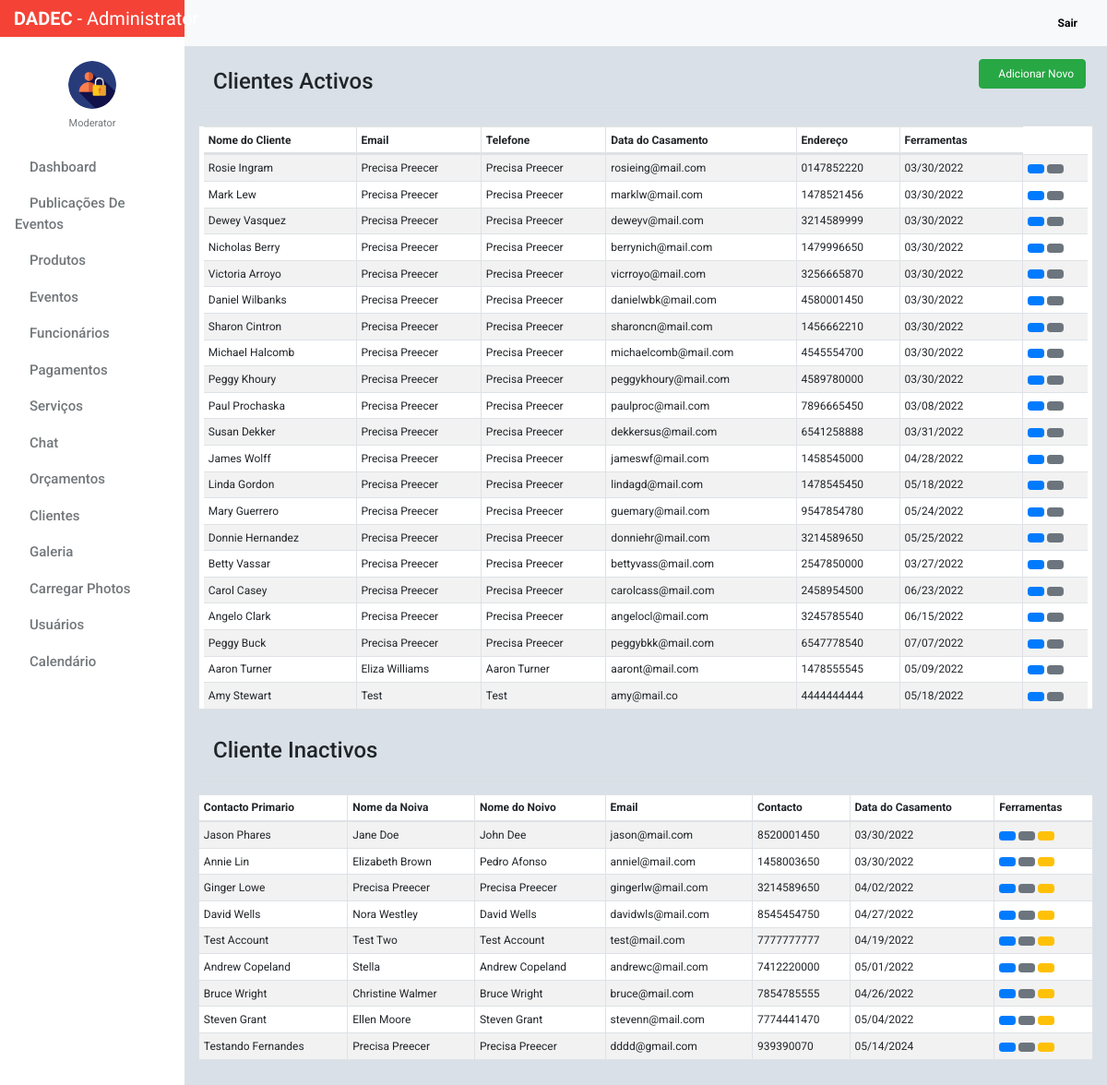
Page /admin/client.php (signed in) on the committed database.
### tables this page shows
CREATE TABLE `tbl_usuarios` (
  `id` int(11) NOT NULL,
  `nome` varchar(100) NOT NULL,
  `genero` enum('m','f') NOT NULL,
  `usuario` varchar(50) NOT NULL,
  `password` varchar(50) NOT NULL,
  `email` varchar(100) NOT NULL,
  `designacao` varchar(100) NOT NULL,
  `endereco` text NOT NULL,
  `nivel_acesso` enum('0','1','2') NOT NULL,
  `foto` varchar(100) NOT NULL,
  `data_criacao` varchar(100) NOT NULL,
  `last_seen` datetime DEFAULT current_timestamp()
);

CREATE TABLE `tblaccounts_detail` (
  `id` int(11) NOT NULL,
  `user_id` int(11) NOT NULL,
  `firstname` varchar(32) NOT NULL,
  `lastname` varchar(32) NOT NULL,
  `phone` varchar(20) NOT NULL,
  `city` varchar(50) NOT NULL,
  `datetime_created` timestamp NOT NULL DEFAULT current_timestamp(),
  `description` text NOT NULL,
  `location` text NOT NULL,
  `expectation_visitor` varchar(100) NOT NULL,
  `cash_advanced` decimal(10,2) NOT NULL,
  `status` varchar(100) NOT NULL DEFAULT 'pending',
  `date_signed` datetime NOT NULL
);

CREATE TABLE `tblweddingbook` (
  `booking_id` int(11) NOT NULL,
  `user_id` int(11) NOT NULL,
  `bride` varchar(32) NOT NULL,
  `groom` varchar(32) NOT NULL,
  `wedding_type` int(11) NOT NULL,
  `user_email` varchar(100) NOT NULL,
  `wedding_date` varchar(100) NOT NULL,
  `organizer_id` int(11) NOT NULL
);

### admin/include/database.php (called while the page is built, shortened)
<?php
class Database
{
    public $connection;
    public function open_connection()
    {
        $this->connection = mysqli_connect(DB_HOST, DB_USER, DB_PASS, DB_NAME);
    }
    public function query($sql)
    {
        $result = mysqli_query($this->connection, $sql);
        return $result;
    }
}
$db = new Database();
?>

### admin/include/Booking.php (called while the page is built, shortened)
<?php
class Booking extends DB_Object
{
    public static function getBooking() {
        global $db;
        $sql = "SELECT * FROM tblaccounts_detail INNER JOIN tblweddingbook ON tblweddingbook.user_id = tblaccounts_detail.user_id WHERE tblaccounts_detail.status = 'Pendente' ORDER BY booking_id ASC";
        $result_set = $db->query($sql);
        $the_object_array = array();
        while($row = mysqli_fetch_array($result_set)) {
            $the_object_array[] = static::instantiation($row);
        }
        return $the_object_array;
    }
     public static function ConfirmedBooking() {
        global $db;
        $sql = "SELECT * FROM tblaccounts_detail INNER JOIN tblweddingbook ON tblweddingbook.user_id = tblaccounts_detail.user_id WHERE tblaccounts_detail.status = 'confirm' ORDER BY booking_id ASC";
        $result_set = $db->query($sql);
        $the_object_array = array();
        while($row = mysqli_fetch_array($result_set)) {
            $the_object_array[] = static::instantiation($row);
        }
        return $the_object_array;
    }
}
?>

### admin/include/db_object.php (called while the page is built, shortened)
<?php
class DB_Object
{
    public static function find_by_id($id) {
        $the_result_array = static::find_by_query("SELECT * FROM " . static::$db_table . " WHERE id = $id ORDER BY id DESC  LIMIT 1 ");
        return !empty($the_result_array) ? array_shift($the_result_array) : false;
    }
    public static function find_by_query($sql) {
        global $db;
        $result_set = $db->query($sql);
        $the_object_array = array();
        while($row = mysqli_fetch_array($result_set)) {
            $the_object_array[] = static::instantiation($row);
        }
        return $the_object_array;
    }
    public static function instantiation($the_record){
        $the_object = new $calling_class;
        foreach($the_record as $the_attribute => $value)
        {
            if($the_object->has_the_attribute($the_attribute)) {
                $the_object->$the_attribute = $value;
            }
        }
        return $the_object;
    }
    private function has_the_attribute($the_attribute) {
        $object_properties = get_object_vars($this);
        return array_key_exists($the_attribute, $object_properties);
    }
}
?>

### admin/include/Users.php (called while the page is built, shortened)
<?php
class Users extends DB_Object
{
    public $foto;
    public $upload_directory = "upload/users";
    public $image_placeholder = "http://placehold.it/64x64&text=images";
    public function profile_picture_picture() {
        return empty($this->foto) ? $this->image_placeholder : $this->upload_directory. '/' .$this->foto;
    }
}
?>

### admin/client.php (the view, shortened to what this page needs)
<?php
     $booking =  Booking::getBooking();
     $booking_confirm =  Booking::ConfirmedBooking();
?>
<?php $users_profile = Users::find_by_id($_SESSION['id']); ?>
<!doctype html>
<html lang="pt">
<head>
    <link href="css/bootstrap.min.css" rel="stylesheet">
    <link href="css/dashboard.css" rel="stylesheet">
    <link href="css/dataTables.bootstrap4.min.css" rel="stylesheet">
    <link rel="stylesheet" type="text/css"
          href="https://cdn.materialdesignicons.com/2.1.19/css/materialdesignicons.min.css">
</head>
<body>
<?php include_once 'include/sidebar.php'; ?>
<div class="d-flex justify-content-between flex-wrap flex-md-nowrap align-items-center pb-2 mb-3 border-bottom">
    <h6 class="h4 mt-4 ml-3">Clientes Activos</h6>
    <div class="btn-toolbar mb-md-0">
        <div class="btn-group mr-2">
            <a class="btn btn-md btn-success" style="font-size: 12px;" href="client_add.php"><i class="mdi mdi-account-plus mr-2"></i> Adicionar Novo</a>
        </div>
    </div>
</div>
<table id="pending" class="table table-striped table-bordered table-hover table-sm" cellspacing="0" width="100%" style="background: white;padding: 0 5px;">
    <thead>
        <tr>
            <th>Nome do Cliente</th>
            <th>Email</th>
            <th>Telefone</th>
            <th>Data do Casamento</th>
            <th>Endereço</th>
            <th>Ferramentas</th>
        </tr>
    </thead>
    <tbody>
    <?php foreach ($booking as $bookWedding) : ?>
        <tr>
            <td class=""><?= $bookWedding->firstname . ' ' . $bookWedding->lastname;?></td>
            <td class="">
                <?= (empty($bookWedding->bride)) ?  'Precisa Preecer' :  $bookWedding->bride; ?>
            </td>
            <td class=""><?= (empty($bookWedding->groom)) ?  'Precisa Preecer' :  $bookWedding->groom; ?></td>
            <td class=""><?= $bookWedding->user_email; ?></td>
            <td class=""> <?= $bookWedding->phone; ?></td>
            <td class=""><?= (empty($bookWedding->wedding_date)) ?  'N/A' :  $bookWedding->wedding_date; ?></td>
            <td>
                <a href="client_assign.php?booking=<?= $bookWedding->booking_id; ?>&user_id=<?= $bookWedding->user_id; ?>" class="btn btn-primary btn-sm" data-toggle="tooltip" data-placement="top" title="Selecione o usuário a casamentos"><i class="mdi mdi-clipboard-account"></i></a>
                <a href="client_edit.php?booking=<?= $bookWedding->booking_id; ?>&user_id=<?= $bookWedding->user_id; ?>" class="btn btn-secondary btn-sm" data-toggle="tooltip" data-placement="top" title="Edite informações de conta do cliente"><i class="mdi mdi-account-edit"></i></a>
            </td>
        </tr>
    <?php endforeach; ?>
</tbody>
</table>
<div class="d-flex justify-content-between flex-wrap flex-md-nowrap align-items-center pb-2 mb-3 border-bottom">
    <h6 class="h4 mt-4 ml-3">Cliente Inactivos</h6>
</div>
<table id="confirmed" class="table table-striped table-hover table-bordered table-sm" cellspacing="0" width="100%" style="background: white;padding: 0 5px;">
    <thead>
        <tr>
        <th>Contacto Primario</th>
            <th>Nome da Noiva</th>
            <th>Nome do Noivo</th>
            <th>Email</th>
            <th>Contacto</th>
            <th>Data do Casamento</th>
            <th>Ferramentas</th>
        </tr>
    </thead>
    <tbody>
    <?php foreach ($booking_confirm as $booking_confirm_row) : ?>
        <tr>
            <td class=""><?= $booking_confirm_row->firstname . ' ' . $booking_confirm_row->lastname;?></td>
            <td class="">
                <?= (empty($booking_confirm_row->bride)) ?  'Precisa Preecer' :  $booking_confirm_row->bride; ?>
            </td>
            <td class=""><?= (empty($booking_confirm_row->groom)) ?  'Precisa Preecer' :  $booking_confirm_row->groom; ?></td>
            <td class=""><?= $booking_confirm_row->user_email; ?></td>
            <td class=""> <?= $booking_confirm_row->phone; ?></td>
            <td class=""><?= (empty($booking_confirm_row->wedding_date)) ?  'N/A' :  $booking_confirm_row->wedding_date; ?></td>
            <td>
                <a href="client_assign.php?booking=<?= $booking_confirm_row->booking_id; ?>&user_id=<?= $booking_confirm_row->user_id; ?>" class="btn btn-primary btn-sm" data-toggle="tooltip" data-placement="top" title="Assign user to weddings"><i class="mdi mdi-clipboard-account"></i></a>
                <a href="client_edit.php?booking=<?= $booking_confirm_row->booking_id; ?>&user_id=<?= $booking_confirm_row->user_id; ?>" class="btn btn-secondary btn-sm" data-toggle="tooltip" data-placement="top" title="Editar informações de conta do usuário"><i class="mdi mdi-account-edit"></i></a>
                <a href="client_manage_account_details.php?booking_id=<?= $booking_confirm_row->booking_id; ?>&user_id=<?= $booking_confirm_row->user_id; ?>" class="btn btn-warning btn-sm" data-toggle="tooltip" data-placement="top" title="Entre em pasta de cliente para administrar todos os detalhes de casamento"><i class="mdi mdi-account-card-details"></i></a>
            </td>
        </tr>
    <?php endforeach; ?>
</tbody>
</table>
</main>
</div>
</div>
</body>
</html>

### admin/include/sidebar.php (shortened to what this page needs)
<nav class="navbar sticky-top p-0" style="width: 16.7%;background-color: #f44336;">
    <a class="navbar-brand col-sm-3 col-md-2 mr-0" style="color:white;text-right:center;" href="dashboard.php">
        <b>DADEC</b> - Administrator
    </a>
</nav>
<div class="container-fluid">
    <div class="row">
        <nav class="col-md-2 d-none d-md-block bg-light sidebar">
            <div class="sidebar-sticky">
                <ul class="nav flex-column">
                    <li class="nav-item mt-3">
                        <div class="text-center">
                            <a href="users_profile.php" class="user-button">
                                <img src="<?= $users_profile->profile_picture_picture(); ?>" class="img-fluid rounded-circle" width="52" height="52" alt="">
                            </a>
                                <div class="text-center mt-0" style="font-size: 11px;color:#72777a;">
                                    <?= ($users_profile->designacao == 0) ? 'Administrator' : 'Moderator'; ?>
                                </div>
                        </div>
                    </li>
                    <li class="nav-item"><div class="dropdown-divider"></div></li>
                    <li class="nav-item">
                        <a class="nav-link" href="dashboard.php">
                            Dashboard<span class="sr-only">(current)</span>
                        </a>
                    </li>
                    <li class="nav-item"><div class="dropdown-divider"></div></li>
                    <li class="nav-item">
                        <a class="nav-link" href="blog_events.php">
                            Publicações de Eventos
                        </a>
                    </li>
                    <li class="nav-item"><div class="dropdown-divider"></div></li>
                    <li class="nav-item">
                        <a class="nav-link" href="material.php" >
                            Produtos
                        </a>
                    </li>
                    <li class="nav-item"><div class="dropdown-divider"></div></li>
                    <li class="nav-item">
                        <a class="nav-link" href="material.php" >
                            Eventos
                        </a>
                    </li>
                    <li class="nav-item"><div class="dropdown-divider"></div></li>
                    <li class="nav-item">
                        <a class="nav-link" href="funcionario.php" >
                            Funcionários
                        </a>
                    </li>
                    <li class="nav-item"><div class="dropdown-divider"></div></li>
                    <li class="nav-item">
                        <a class="nav-link" href="pagamento1.php">
                            Pagamentos
                        </a>
                    </li>
                    <li class="nav-item"><div class="dropdown-divider"></div></li>
                    <li class="nav-item">
                        <a class="nav-link" href="service_list.php">
                            Serviços
                        </a>
                    </li>
                    <li class="nav-item"><div class="dropdown-divider"></div></li>
                    <li class="nav-item">
                        <a class="nav-link" href="/php-chat-app-main/chat.php">
                            Chat
                        </a>
                    </li>
                    <li class="nav-item"><div class="dropdown-divider"></div></li>
                    <li class="nav-item">
                        <a class="nav-link" href="service_list.php">
                            Orçamentos
                        </a>
                    </li>
                    <li class="nav-item"><div class="dropdown-divider"></div></li>
                    <li class="nav-item">
                        <a class="nav-link" href="cliente1.php" >
                            Clientes
                        </a>
                    </li>
                    <li class="nav-item"><div class="dropdown-divider"></div></li>
                    <li class="nav-item">
                        <a class="nav-link" href="photos_view.php">
                            Galeria
                        </a>
                    </li>
                    <li class="nav-item"><div class="dropdown-divider"></div></li>
                    <li class="nav-item">
                        <a class="nav-link" href="photos_add.php">
                            Carregar Photos
                        </a>
                    </li>
                    <li class="nav-item"><div class="dropdown-divider"></div></li>
                    <li class="nav-item">
                        <a class="nav-link" href="users.php">
                            Usuários
                        </a>
                    </li>
                    <li class="nav-item"><div class="dropdown-divider"></div></li>
                    <li class="nav-item">
                        <a class="nav-link" href="task_all_calendar.php">
                            Calendário
                        </a>
                    </li>
                </ul>
            </div>
        </nav>
        <main role="main" class="col-md-9 ml-sm-auto col-lg-10" style="margin-top: -40px;z-index: 999">
            <nav class="navbar navbar-expand-lg navbar-light bg-light" style="margin-left:-15px;margin-right: -15px;">
                <div class="form-inline my-2 my-lg-0">
                    <a class="nav-link" href="users_profile.php"><b><?= ucfirst($users_profile->primeironome) . ' ' . ucfirst($users_profile->ultimonome); ?></b></a>
                    <a class="nav-link" href="logout.php"><b><i class="mdi mdi-logout" style="color: #f44336!important;"></i> Sair</b></a>
                </div>
            </nav>

### admin/css/dashboard.css (style rules this page uses)
body { font-size: .875rem; font-family: 'Roboto', 'Segoe UI',sans-serif; background: #D9E0E7; }
.sidebar { position: fixed; top: 0; bottom: 0; left: 0; z-index: 100; padding: 0; box-shadow: inset -1px 0 0 rgba(0, 0, 0, .1); background-color: #fff; }
.sidebar-sticky { position: -webkit-sticky; position: sticky; top: 40px; height: calc(100vh - 48px); height: 100% !important; padding-top: 2.5rem; overflow-x: hidden; overflow-y: auto; background-color: #fff; }
.sidebar .nav-link { font-weight: 500; color: #72777a; font-size: 15px; text-transform: capitalize; transition: all 2s linear; font-family: 'Roboto', sans-serif; }
.nav.flex-column li.nav-item:nth-child(2) { margin-top:10px; }
img.img-fluid.rounded-circle { margin-top: 10px; }
.form-inline.my-2.my-lg-0 a.nav-link { color: black; font-size: 12px; }
.dropdown-divider { border-top: 1px solid #fff; }
.nav.flex-column a.nav-link { padding: .0rem 1rem; }
.btn-group.mr-2 { border-top-right-radius: 0 !important; border-left-right-radius: 0 !important; }

### admin/client.php (style rules this page uses)
body { margin-bottom: 3%; }
table.table.table-striped.table-bordered.table-sm { font-size:12px; }

### rows in the picture
tbl_usuarios: foto (picture)
tblaccounts_detail: firstname "Rosie", lastname "Ingram", shows "Precisa Preecer", tblweddingbook.user_email "rosieing@mail.com", phone "0147852220", tblweddingbook.wedding_date "03/30/2022"
tblaccounts_detail: firstname "Mark", lastname "Lew", shows "Precisa Preecer", tblweddingbook.user_email "marklw@mail.com", phone "1478521456", tblweddingbook.wedding_date "03/30/2022"
tblaccounts_detail: firstname "Dewey", lastname "Vasquez", shows "Precisa Preecer", tblweddingbook.user_email "deweyv@mail.com", phone "3214589999", tblweddingbook.wedding_date "03/30/2022"
tblaccounts_detail: firstname "Nicholas", lastname "Berry", shows "Precisa Preecer", tblweddingbook.user_email "berrynich@mail.com", phone "1479996650", tblweddingbook.wedding_date "03/30/2022"
tblaccounts_detail: firstname "Victoria", lastname "Arroyo", shows "Precisa Preecer", tblweddingbook.user_email "vicrroyo@mail.com", phone "3256665870", tblweddingbook.wedding_date "03/30/2022"
tblaccounts_detail: firstname "Daniel", lastname "Wilbanks", shows "Precisa Preecer", tblweddingbook.user_email "danielwbk@mail.com", phone "4580001450", tblweddingbook.wedding_date "03/30/2022"
tblaccounts_detail: firstname "Sharon", lastname "Cintron", shows "Precisa Preecer", tblweddingbook.user_email "sharoncn@mail.com", phone "1456662210", tblweddingbook.wedding_date "03/30/2022"
tblaccounts_detail: firstname "Michael", lastname "Halcomb", shows "Precisa Preecer", tblweddingbook.user_email "michaelcomb@mail.com", phone "4545554700", tblweddingbook.wedding_date "03/30/2022"
tblaccounts_detail: firstname "Peggy", lastname "Khoury", shows "Precisa Preecer", tblweddingbook.user_email "peggykhoury@mail.com", phone "4589780000", tblweddingbook.wedding_date "03/30/2022"
tblaccounts_detail: firstname "Paul", lastname "Prochaska", shows "Precisa Preecer", tblweddingbook.user_email "paulproc@mail.com", phone "7896665450", tblweddingbook.wedding_date "03/08/2022"
tblaccounts_detail: firstname "Susan", lastname "Dekker", shows "Precisa Preecer", tblweddingbook.user_email "dekkersus@mail.com", phone "6541258888", tblweddingbook.wedding_date "03/31/2022"
tblaccounts_detail: firstname "James", lastname "Wolff", shows "Precisa Preecer", tblweddingbook.user_email "jameswf@mail.com", phone "1458545000", tblweddingbook.wedding_date "04/28/2022"
tblaccounts_detail: firstname "Linda", lastname "Gordon", shows "Precisa Preecer", tblweddingbook.user_email "lindagd@mail.com", phone "1478545450", tblweddingbook.wedding_date "05/18/2022"
tblaccounts_detail: firstname "Mary", lastname "Guerrero", shows "Precisa Preecer", tblweddingbook.user_email "guemary@mail.com", phone "9547854780", tblweddingbook.wedding_date "05/24/2022"
tblaccounts_detail: firstname "Donnie", lastname "Hernandez", shows "Precisa Preecer", tblweddingbook.user_email "donniehr@mail.com", phone "3214589650", tblweddingbook.wedding_date "05/25/2022"
tblaccounts_detail: firstname "Betty", lastname "Vassar", shows "Precisa Preecer", tblweddingbook.user_email "bettyvass@mail.com", phone "2547850000", tblweddingbook.wedding_date "03/27/2022"
tblaccounts_detail: firstname "Carol", lastname "Casey", shows "Precisa Preecer", tblweddingbook.user_email "carolcass@mail.com", phone "2458954500", tblweddingbook.wedding_date "06/23/2022"
tblaccounts_detail: firstname "Angelo", lastname "Clark", shows "Precisa Preecer", tblweddingbook.user_email "angelocl@mail.com", phone "3245785540", tblweddingbook.wedding_date "06/15/2022"
tblaccounts_detail: firstname "Peggy", lastname "Buck", shows "Precisa Preecer", tblweddingbook.user_email "peggybkk@mail.com", phone "6547778540", tblweddingbook.wedding_date "07/07/2022"
tblaccounts_detail: firstname "Aaron", lastname "Turner", tblweddingbook.bride "Eliza Williams", tblweddingbook.groom "Aaron Turner", tblweddingbook.user_email "aaront@mail.com", phone "1478555545", tblweddingbook.wedding_date "05/09/2022"
tblaccounts_detail: firstname "Amy", lastname "Stewart", tblweddingbook.bride "Test", tblweddingbook.groom "Test", tblweddingbook.user_email "amy@mail.co", phone "4444444444", tblweddingbook.wedding_date "05/18/2022"
tblaccounts_detail: firstname "Jason", lastname "Phares", tblweddingbook.bride "Jane Doe", tblweddingbook.groom "John Dee", tblweddingbook.user_email "jason@mail.com", phone "8520001450", tblweddingbook.wedding_date "03/30/2022"
tblaccounts_detail: firstname "Annie", lastname "Lin", tblweddingbook.bride "Elizabeth Brown", tblweddingbook.groom "Pedro Afonso", tblweddingbook.user_email "anniel@mail.com", phone "1458003650", tblweddingbook.wedding_date "03/30/2022"
tblaccounts_detail: firstname "Ginger", lastname "Lowe", shows "Precisa Preecer", tblweddingbook.user_email "gingerlw@mail.com", phone "3214589650", tblweddingbook.wedding_date "04/02/2022"
tblaccounts_detail: firstname "David", lastname "Wells", tblweddingbook.bride "Nora Westley", tblweddingbook.groom "David Wells", tblweddingbook.user_email "davidwls@mail.com", phone "8545454750", tblweddingbook.wedding_date "04/27/2022"
tblaccounts_detail: firstname "Test", lastname "Account", tblweddingbook.bride "Test Two", tblweddingbook.groom "Test Account", tblweddingbook.user_email "test@mail.com", phone "7777777777", tblweddingbook.wedding_date "04/19/2022"
tblaccounts_detail: firstname "Andrew", lastname "Copeland", tblweddingbook.bride "Stella", tblweddingbook.groom "Andrew Copeland", tblweddingbook.user_email "andrewc@mail.com", phone "7412220000", tblweddingbook.wedding_date "05/01/2022"
tblaccounts_detail: firstname "Bruce", lastname "Wright", tblweddingbook.bride "Christine Walmer", tblweddingbook.groom "Bruce Wright", tblweddingbook.user_email "bruce@mail.com", phone "7854785555", tblweddingbook.wedding_date "04/26/2022"
tblaccounts_detail: firstname "Steven", lastname "Grant", tblweddingbook.bride "Ellen Moore", tblweddingbook.groom "Steven Grant", tblweddingbook.user_email "stevenn@mail.com", phone "7774441470", tblweddingbook.wedding_date "05/04/2022"
tblaccounts_detail: firstname "Testando", lastname "Fernandes", shows "Precisa Preecer", tblweddingbook.user_email "dddd@gmail.com", phone "939390070", tblweddingbook.wedding_date "05/14/2024"
